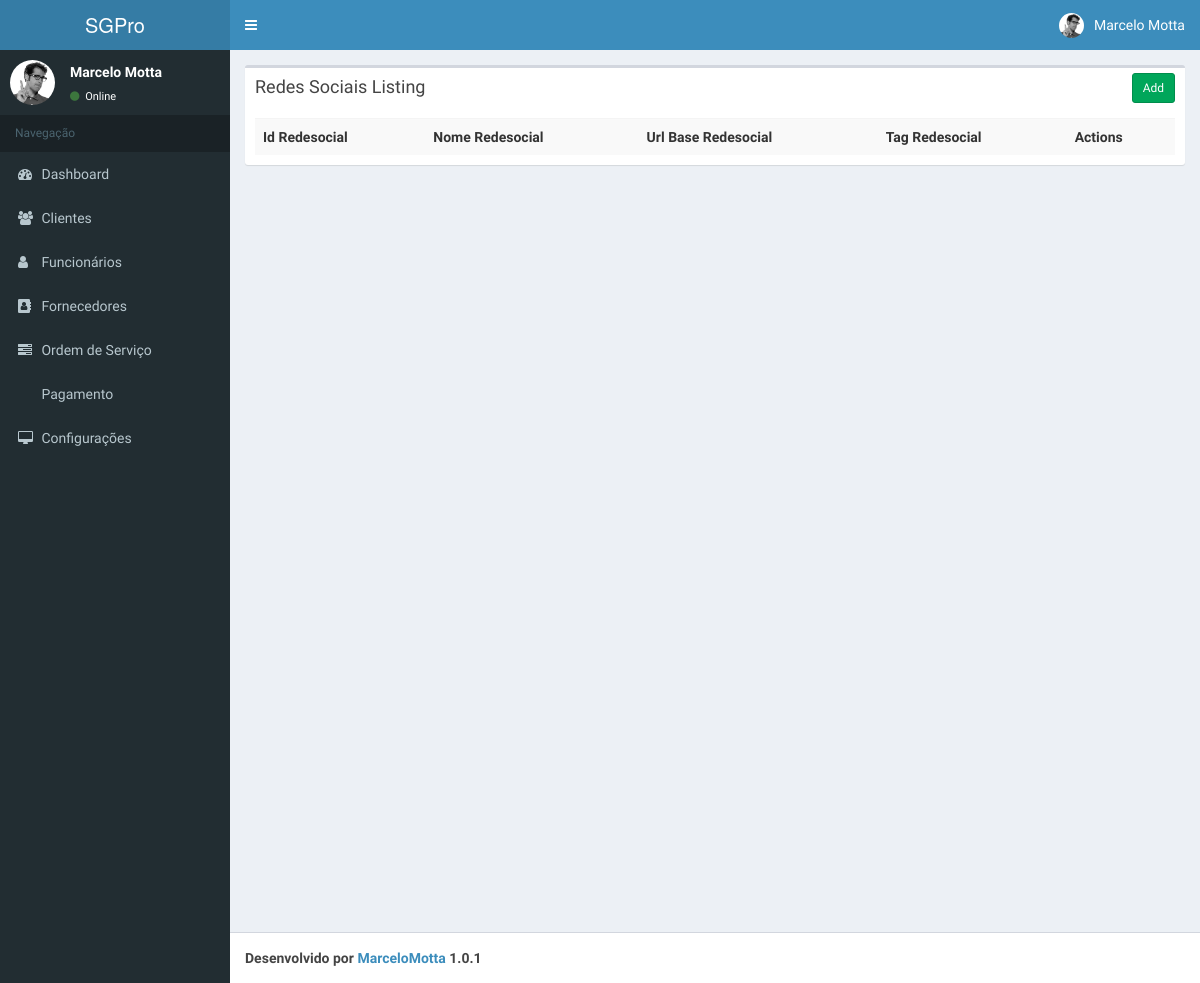
The app's page /app-developing/index.php/redes_sociais, older data.
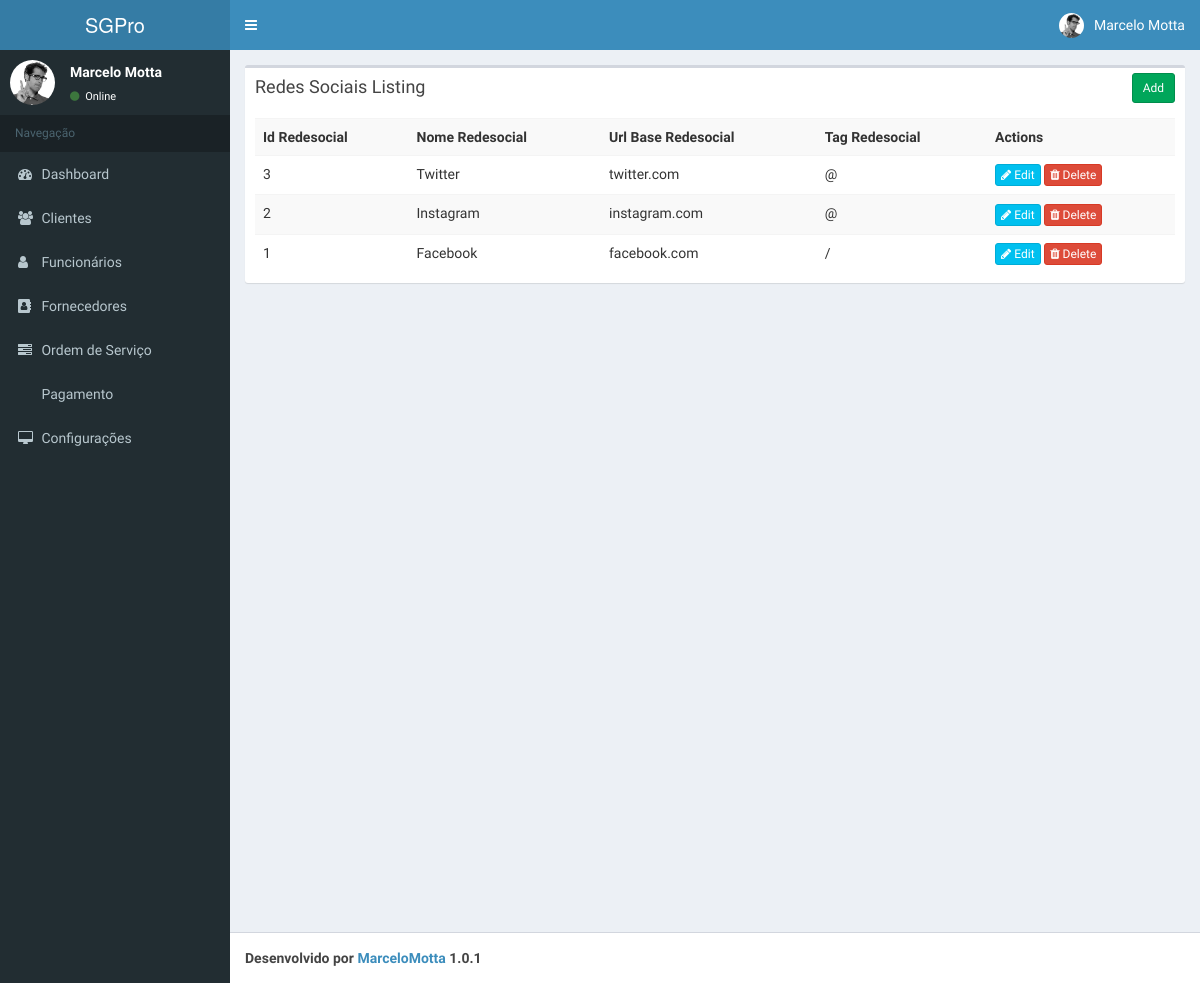
The same page, newer data.
### tables this page shows
CREATE TABLE `redes_sociais` (
  `id_redesocial` int(11) NOT NULL,
  `nome_redesocial` varchar(50) NOT NULL,
  `url_base_redesocial` varchar(100) NOT NULL,
  `tag_redesocial` varchar(10) NOT NULL
);

### app-developing/application/controllers/Redes_sociais.php (called while the page is built, shortened)
<?php
class Redes_sociais extends CI_Controller{
    function __construct()
    {
        $this->load->model('Redes_sociais_model');
    }
    function index()
    {
        $params['limit'] = RECORDS_PER_PAGE;
        $params['offset'] = ($this->input->get('per_page')) ? $this->input->get('per_page') : 0;
        $data['redes_sociais'] = $this->Redes_sociais_model->get_all_redes_sociais($params);
        $data['_view'] = 'redes_sociais/index';
        $this->load->view('layouts/main',$data);
    }
}

### app-developing/index.php (called while the page is built, shortened)
<?php
require_once BASEPATH.'core/CodeIgniter.php';

### app-developing/application/models/Redes_sociais_model.php (called while the page is built, shortened)
<?php
class Redes_sociais_model extends CI_Model
{
    function get_all_redes_sociais_count()
    {
        $this->db->from('redes_sociais');
        return $this->db->count_all_results();
    }
    function get_all_redes_sociais($params = array())
    {
        $this->db->order_by('id_redesocial', 'desc');
        if(isset($params) && !empty($params))
        {
            $this->db->limit($params['limit'], $params['offset']);
        }
        return $this->db->get('redes_sociais')->result_array();
    }
}

### app-developing/application/views/redes_sociais/index.php (the view, shortened to what this page needs)
<div class="row">
    <div class="col-md-12">
        <div class="box">
            <div class="box-header">
                <h3 class="box-title">Redes Sociais Listing</h3>
            	<div class="box-tools">
                    <a href="<?php echo site_url('redes_sociais/add'); ?>" class="btn btn-success btn-sm">Add</a>
                </div>
            </div>
            <div class="box-body">
                <table class="table table-striped">
                    <tr>
						<th>Id Redesocial</th>
						<th>Nome Redesocial</th>
						<th>Url Base Redesocial</th>
						<th>Tag Redesocial</th>
						<th>Actions</th>
                    </tr>
                    <?php foreach($redes_sociais as $r){ ?>
                    <tr>
						<td><?php echo $r['id_redesocial']; ?></td>
						<td><?php echo $r['nome_redesocial']; ?></td>
						<td><?php echo $r['url_base_redesocial']; ?></td>
						<td><?php echo $r['tag_redesocial']; ?></td>
						<td>
                            <a href="<?php echo site_url('redes_sociais/edit/'.$r['id_redesocial']); ?>" class="btn btn-info btn-xs"><span class="fa fa-pencil"></span> Edit</a>
                            <a href="<?php echo site_url('redes_sociais/remove/'.$r['id_redesocial']); ?>" class="btn btn-danger btn-xs"><span class="fa fa-trash"></span> Delete</a>
                        </td>
                    </tr>
                    <?php } ?>
                </table>
            </div>
        </div>
    </div>
</div>

Row changes from the older to the newer data that the page shows:
added redes_sociais: id_redesocial "3", nome_redesocial "Twitter", url_base_redesocial "twitter.com", tag_redesocial "@"
added redes_sociais: id_redesocial "2", nome_redesocial "Instagram", url_base_redesocial "instagram.com", tag_redesocial "@"
added redes_sociais: id_redesocial "1", nome_redesocial "Facebook", url_base_redesocial "facebook.com", tag_redesocial "/"
